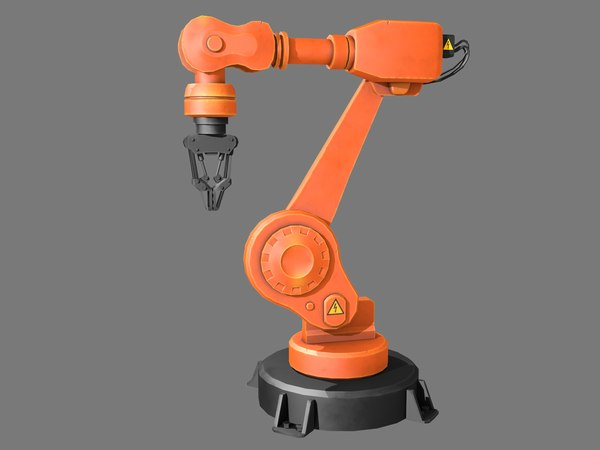
#> input picture assets/images/robot.jpg, 600 x 450 px, found by its file name
$ python preprocess.py
#> lines starting #> are read from the running program, lines starting #| are printed output that depends on the picture; after the words box and inside, x2 and y2 are one past the last pixel; in counts of white or black regions, pixels touching at a corner belong together
#> in main, img is the input picture: shape (450, 600, 3); mean B, G, R 111.3, 117.9, 133.2
import cv2
import numpy as np
from pathlib import Path
import argparse


def auto_crop_main_object(img: np.ndarray, margin_ratio: float = 0.1) -> np.ndarray:
    """
    이미지에서 가장 큰 물체를 찾아 약간의 여유(margin)를 둔 박스로 크롭.
    """
#> called with margin_ratio = 0.12
    h, w = img.shape[:2]
#> h = 450; w = 600

    # 그레이스케일 + 블러
    gray = cv2.cvtColor(img, cv2.COLOR_BGR2GRAY)
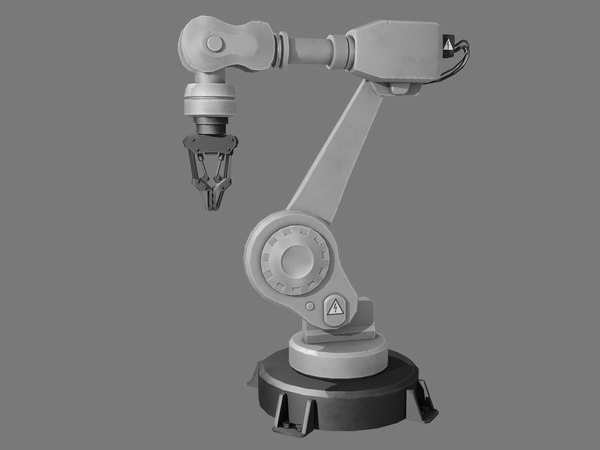
#> gray: shape (450, 600); min 0, max 238, mean 121.7
    gray = cv2.GaussianBlur(gray, (5, 5), 0)

    # 엣지/이진화 (배경 대비가 어느 정도 있다는 가정)
    # threshold가 더 잘 먹으면 아래 threshold만 써도 됨
    _, thresh = cv2.threshold(gray, 0, 255, cv2.THRESH_OTSU + cv2.THRESH_BINARY_INV)
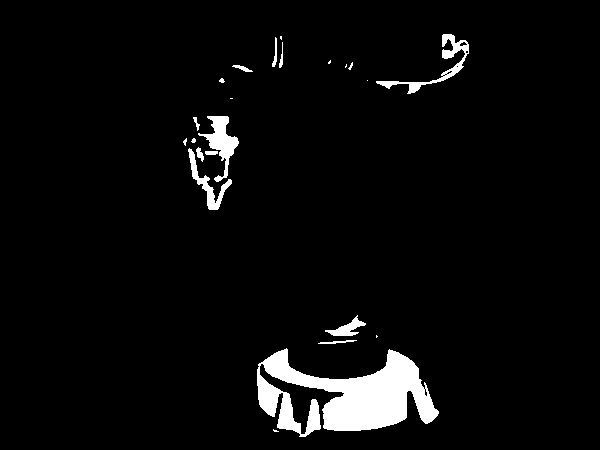
#> thresh: shape (450, 600); 4.3% white; 23 white regions (10 under 20 px), largest, box (x1, y1, x2, y2) and area: (257, 348, 439, 437) 8230, (198, 116, 239, 182) 948, (376, 34, 469, 94) 860

    # 노이즈 제거용 모폴로지
    kernel = np.ones((5, 5), np.uint8)
    thresh = cv2.morphologyEx(thresh, cv2.MORPH_CLOSE, kernel, iterations=2)
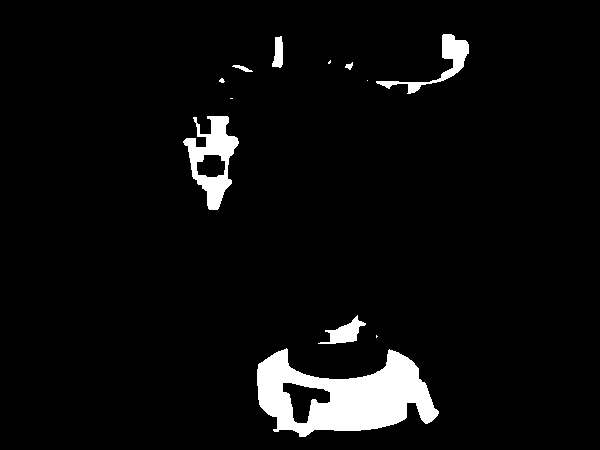
#> thresh: shape (450, 600); 4.9% white; 12 white regions (4 under 20 px)

    # 컨투어 검색
    contours, _ = cv2.findContours(
        thresh, cv2.RETR_EXTERNAL, cv2.CHAIN_APPROX_SIMPLE
    )
#> contours = 12 contours, 5 with area under 20; largest, box (x1, y1, x2, y2) and area: (257, 348, 439, 437) 9663, (183, 116, 239, 210) 2618, (376, 34, 469, 94) 978, (318, 315, 366, 344) 503, (272, 36, 283, 68) 220, (232, 65, 253, 72) 43, (345, 62, 353, 70) 24

    if not contours:
        # 실패 시 원본 그대로 반환
        return img

    # 가장 큰 컨투어 선택
    largest = max(contours, key=cv2.contourArea)
#> largest = contour of 207 points, box (x1, y1, x2, y2) (257, 348, 439, 437), area 9663
    x, y, bw, bh = cv2.boundingRect(largest)
#> x = 257; y = 348; bw = 182; bh = 89

    # 여유 margin 추가
    margin = int(max(bw, bh) * margin_ratio)
#> margin = 21
    x0 = max(x - margin, 0)
#> x0 = 236
    y0 = max(y - margin, 0)
#> y0 = 327
    x1 = min(x + bw + margin, w)
#> x1 = 460
    y1 = min(y + bh + margin, h)
#> y1 = 450

    cropped = img[y0:y1, x0:x1].copy()
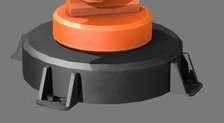
#> cropped: shape (123, 224, 3); mean B, G, R 89.8, 97.7, 116.3
    return cropped


def main():
    parser = argparse.ArgumentParser()
    parser.add_argument(
        "--input",
        type=str,
        default="assets/images/robot.jpg",
        help="원본 이미지 경로",
    )
    parser.add_argument(
        "--output",
        type=str,
        default="assets/images/robot_cropped.png",
        help="크롭된 출력 이미지 경로",
    )
    args = parser.parse_args()

    input_path = Path(args.input)
    output_path = Path(args.output)

    img = cv2.imread(str(input_path))
    if img is None:
        raise FileNotFoundError(f"이미지를 열 수 없습니다: {input_path}")

    cropped = auto_crop_main_object(img, margin_ratio=0.12)

    # 출력 디렉토리 없으면 생성
    output_path.parent.mkdir(parents=True, exist_ok=True)

    cv2.imwrite(str(output_path), cropped)
    print(f"[INFO] Cropped image saved to: {output_path}")


if __name__ == "__main__":
    main()
